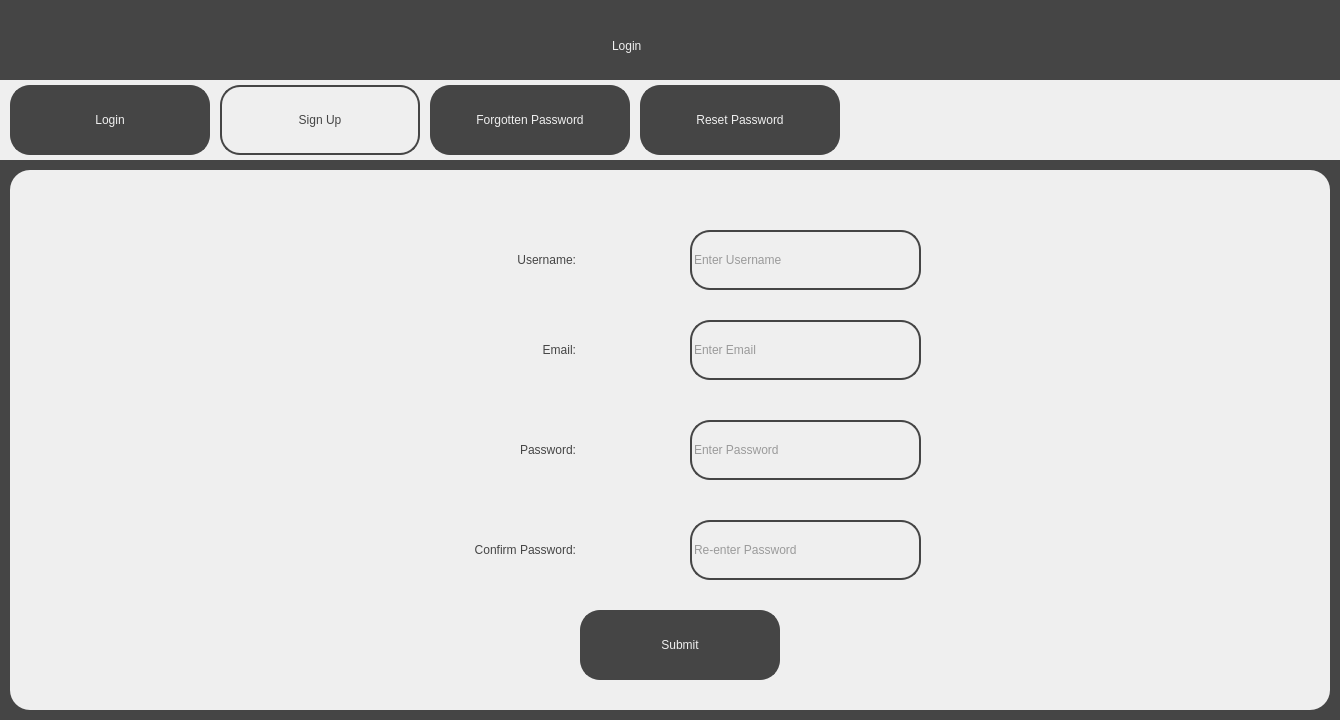
<?xml version="1.0" encoding="UTF-8"?>
<ui version="4.0">
 <class>SignUpScreen</class>
 <widget class="QDialog" name="SignUpScreen">
  <property name="geometry">
   <rect>
    <x>0</x>
    <y>0</y>
    <width>1340</width>
    <height>720</height>
   </rect>
  </property>
  <property name="windowTitle">
   <string>Visualising the Riemann Hypothesis - Sign Up</string>
  </property>
  <property name="sizeGripEnabled">
   <bool>false</bool>
  </property>
  <widget class="QWidget" name="widget" native="true">
   <property name="geometry">
    <rect>
     <x>0</x>
     <y>0</y>
     <width>1340</width>
     <height>720</height>
    </rect>
   </property>
   <property name="styleSheet">
    <string notr="true">background-color: rgb(69, 69, 69);</string>
   </property>
   <widget class="QLabel" name="Title">
    <property name="geometry">
     <rect>
      <x>612</x>
      <y>20</y>
      <width>121</width>
      <height>51</height>
     </rect>
    </property>
    <property name="styleSheet">
     <string notr="true">font: 36pt &quot;Sans Serif&quot;; color:rgb(239, 239, 239)</string>
    </property>
    <property name="text">
     <string>Login</string>
    </property>
   </widget>
   <widget class="QWidget" name="TabBar" native="true">
    <property name="geometry">
     <rect>
      <x>0</x>
      <y>80</y>
      <width>1340</width>
      <height>80</height>
     </rect>
    </property>
    <property name="styleSheet">
     <string notr="true">background-color: rgb(239, 239, 239);</string>
    </property>
    <widget class="QPushButton" name="LoginTab">
     <property name="geometry">
      <rect>
       <x>10</x>
       <y>5</y>
       <width>200</width>
       <height>70</height>
      </rect>
     </property>
     <property name="cursor">
      <cursorShape>PointingHandCursor</cursorShape>
     </property>
     <property name="styleSheet">
      <string notr="true">border: 2px solid;
border-radius: 20px;
border-color:rgb(69, 69, 69);
background-color: rgb(69, 69, 69);
font: 36pt &quot;Sans Serif&quot;; color:rgb(239, 239, 239);
</string>
     </property>
     <property name="text">
      <string>Login</string>
     </property>
    </widget>
    <widget class="QPushButton" name="SignUpTab">
     <property name="geometry">
      <rect>
       <x>220</x>
       <y>5</y>
       <width>200</width>
       <height>70</height>
      </rect>
     </property>
     <property name="cursor">
      <cursorShape>PointingHandCursor</cursorShape>
     </property>
     <property name="styleSheet">
      <string notr="true">border: 2px solid;
border-radius: 20px;
border-color:rgb(69, 69, 69);
background-color: rgb(239, 239, 239);
font: 36pt &quot;Sans Serif&quot;; color:rgb(69, 69, 69);
</string>
     </property>
     <property name="text">
      <string>Sign Up</string>
     </property>
    </widget>
    <widget class="QPushButton" name="ForgottenPasswordTab">
     <property name="geometry">
      <rect>
       <x>430</x>
       <y>5</y>
       <width>200</width>
       <height>70</height>
      </rect>
     </property>
     <property name="cursor">
      <cursorShape>PointingHandCursor</cursorShape>
     </property>
     <property name="styleSheet">
      <string notr="true">border: 2px solid;
border-radius: 20px;
border-color:rgb(69, 69, 69);
background-color: rgb(69, 69, 69);
font: 12pt &quot;Sans Serif&quot;; color:rgb(239, 239, 239);
</string>
     </property>
     <property name="text">
      <string>Forgotten Password</string>
     </property>
    </widget>
    <widget class="QPushButton" name="ResetPasswordTab">
     <property name="geometry">
      <rect>
       <x>640</x>
       <y>5</y>
       <width>200</width>
       <height>70</height>
      </rect>
     </property>
     <property name="cursor">
      <cursorShape>PointingHandCursor</cursorShape>
     </property>
     <property name="styleSheet">
      <string notr="true">border: 2px solid;
border-radius: 20px;
border-color:rgb(69, 69, 69);
background-color: rgb(69, 69, 69);
font: 20pt &quot;Sans Serif&quot;; color:rgb(239, 239, 239);
</string>
     </property>
     <property name="text">
      <string>Reset Password</string>
     </property>
    </widget>
   </widget>
   <widget class="QWidget" name="MainWidget" native="true">
    <property name="geometry">
     <rect>
      <x>10</x>
      <y>170</y>
      <width>1320</width>
      <height>540</height>
     </rect>
    </property>
    <property name="styleSheet">
     <string notr="true">background-color: rgb(239, 239, 239);
border-radius: 20px;</string>
    </property>
    <widget class="QLabel" name="UsernameOrEmailText">
     <property name="geometry">
      <rect>
       <x>270</x>
       <y>60</y>
       <width>301</width>
       <height>61</height>
      </rect>
     </property>
     <property name="styleSheet">
      <string notr="true">font: 25pt &quot;Sans Serif&quot;; color:rgb(69, 69, 69);
background-color: rgb(239, 239, 239); padding: 5px;</string>
     </property>
     <property name="text">
      <string>&lt;html&gt;&lt;head/&gt;&lt;body&gt;&lt;p align=&quot;right&quot;&gt;Username:&lt;/p&gt;&lt;/body&gt;&lt;/html&gt;</string>
     </property>
    </widget>
    <widget class="QLabel" name="EmailText">
     <property name="geometry">
      <rect>
       <x>290</x>
       <y>150</y>
       <width>281</width>
       <height>61</height>
      </rect>
     </property>
     <property name="styleSheet">
      <string notr="true">font: 25pt &quot;Sans Serif&quot;; color:rgb(69, 69, 69);
background-color: rgb(239, 239, 239); padding: 5px;</string>
     </property>
     <property name="text">
      <string>&lt;html&gt;&lt;head/&gt;&lt;body&gt;&lt;p align=&quot;right&quot;&gt;Email:&lt;/p&gt;&lt;/body&gt;&lt;/html&gt;</string>
     </property>
    </widget>
    <widget class="QLineEdit" name="UsernameInput">
     <property name="geometry">
      <rect>
       <x>680</x>
       <y>60</y>
       <width>231</width>
       <height>60</height>
      </rect>
     </property>
     <property name="styleSheet">
      <string notr="true">background-color: rgb(239, 239, 239);
color: rgb(69, 69, 69);
font: 18pt &quot;Sans Serif&quot;;
border: 2px solid;
border-radius: 20px;
border-color:rgb(69, 69, 69);</string>
     </property>
     <property name="text">
      <string/>
     </property>
     <property name="cursorPosition">
      <number>0</number>
     </property>
     <property name="placeholderText">
      <string>Enter Username</string>
     </property>
    </widget>
    <widget class="QLineEdit" name="EmailInput">
     <property name="geometry">
      <rect>
       <x>680</x>
       <y>150</y>
       <width>231</width>
       <height>60</height>
      </rect>
     </property>
     <property name="styleSheet">
      <string notr="true">background-color: rgb(239, 239, 239);
color: rgb(69, 69, 69);
font: 18pt &quot;Sans Serif&quot;;
border: 2px solid;
border-radius: 20px;
border-color:rgb(69, 69, 69);</string>
     </property>
     <property name="text">
      <string/>
     </property>
     <property name="echoMode">
      <enum>QLineEdit::Normal</enum>
     </property>
     <property name="cursorPosition">
      <number>0</number>
     </property>
     <property name="placeholderText">
      <string>Enter Email</string>
     </property>
    </widget>
    <widget class="QPushButton" name="SubmitButton">
     <property name="geometry">
      <rect>
       <x>570</x>
       <y>440</y>
       <width>200</width>
       <height>70</height>
      </rect>
     </property>
     <property name="cursor">
      <cursorShape>PointingHandCursor</cursorShape>
     </property>
     <property name="styleSheet">
      <string notr="true">border: 2px solid;
border-radius: 20px;
border-color:rgb(69, 69, 69);
background-color: rgb(69, 69, 69);
font: 36pt &quot;Sans Serif&quot;; color:rgb(239, 239, 239);
</string>
     </property>
     <property name="text">
      <string>Submit</string>
     </property>
    </widget>
    <widget class="QLabel" name="PasswordText">
     <property name="geometry">
      <rect>
       <x>290</x>
       <y>250</y>
       <width>281</width>
       <height>61</height>
      </rect>
     </property>
     <property name="styleSheet">
      <string notr="true">font: 25pt &quot;Sans Serif&quot;; color:rgb(69, 69, 69);
background-color: rgb(239, 239, 239); padding: 5px;</string>
     </property>
     <property name="text">
      <string>&lt;html&gt;&lt;head/&gt;&lt;body&gt;&lt;p align=&quot;right&quot;&gt;Password:&lt;/p&gt;&lt;/body&gt;&lt;/html&gt;</string>
     </property>
    </widget>
    <widget class="QLineEdit" name="PasswordInput">
     <property name="geometry">
      <rect>
       <x>680</x>
       <y>250</y>
       <width>231</width>
       <height>60</height>
      </rect>
     </property>
     <property name="styleSheet">
      <string notr="true">background-color: rgb(239, 239, 239);
color: rgb(69, 69, 69);
font: 18pt &quot;Sans Serif&quot;;
border: 2px solid;
border-radius: 20px;
border-color:rgb(69, 69, 69);</string>
     </property>
     <property name="text">
      <string/>
     </property>
     <property name="echoMode">
      <enum>QLineEdit::Password</enum>
     </property>
     <property name="cursorPosition">
      <number>0</number>
     </property>
     <property name="placeholderText">
      <string>Enter Password</string>
     </property>
    </widget>
    <widget class="QLabel" name="PasswordText_2">
     <property name="geometry">
      <rect>
       <x>260</x>
       <y>350</y>
       <width>311</width>
       <height>61</height>
      </rect>
     </property>
     <property name="styleSheet">
      <string notr="true">font: 25pt &quot;Sans Serif&quot;; color:rgb(69, 69, 69);
background-color: rgb(239, 239, 239); padding: 5px;</string>
     </property>
     <property name="text">
      <string>&lt;html&gt;&lt;head/&gt;&lt;body&gt;&lt;p align=&quot;right&quot;&gt;Confirm Password:&lt;/p&gt;&lt;/body&gt;&lt;/html&gt;</string>
     </property>
    </widget>
    <widget class="QLineEdit" name="PasswordInput_2">
     <property name="geometry">
      <rect>
       <x>680</x>
       <y>350</y>
       <width>231</width>
       <height>60</height>
      </rect>
     </property>
     <property name="styleSheet">
      <string notr="true">background-color: rgb(239, 239, 239);
color: rgb(69, 69, 69);
font: 18pt &quot;Sans Serif&quot;;
border: 2px solid;
border-radius: 20px;
border-color:rgb(69, 69, 69);</string>
     </property>
     <property name="text">
      <string/>
     </property>
     <property name="echoMode">
      <enum>QLineEdit::Password</enum>
     </property>
     <property name="cursorPosition">
      <number>0</number>
     </property>
     <property name="placeholderText">
      <string>Re-enter Password</string>
     </property>
    </widget>
   </widget>
  </widget>
 </widget>
 <resources/>
 <connections/>
</ui>
